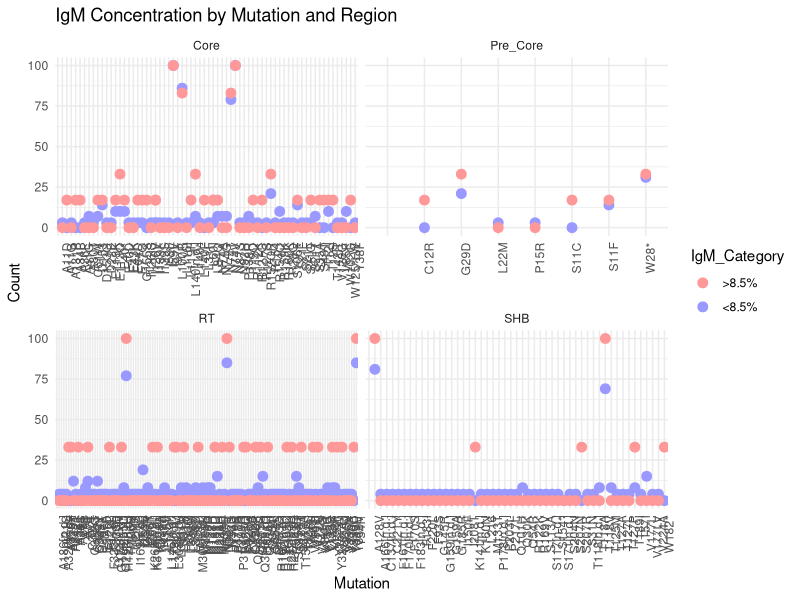

Reproduce this figure in R.
# Load required libraries
library(ggplot2)

# Load the data
data <- read.csv("IgM_Mutations.csv", stringsAsFactors = FALSE)

# Clean the column names
colnames(data) <- c("RT_Region", ">8.5%_RT", "<8.5%_RT", 
                    "SHB_Region", ">8.5%_SHB", "<8.5%_SHB", 
                    "Pre_Core_Region", ">8.5%_Pre_Core", "<8.5%_Pre_Core", 
                    "Core_Region", ">8.5%_Core", "<8.5%_Core")

# Convert count columns to numeric
data$`>8.5%_RT` <- as.numeric(data$`>8.5%_RT`)
data$`<8.5%_RT` <- as.numeric(data$`<8.5%_RT`)
data$`>8.5%_SHB` <- as.numeric(data$`>8.5%_SHB`)
data$`<8.5%_SHB` <- as.numeric(data$`<8.5%_SHB`)
data$`>8.5%_Pre_Core` <- as.numeric(data$`>8.5%_Pre_Core`)
data$`<8.5%_Pre_Core` <- as.numeric(data$`<8.5%_Pre_Core`)
data$`>8.5%_Core` <- as.numeric(data$`>8.5%_Core`)
data$`<8.5%_Core` <- as.numeric(data$`<8.5%_Core`)

# Reshape each region into a long format
rt_long <- data.frame(Mutation = data$RT_Region, 
                      IgM_Category = c(rep(">8.5%", nrow(data)), rep("<8.5%", nrow(data))),
                      Count = c(data$`>8.5%_RT`, data$`<8.5%_RT`),
                      Region = "RT")

shb_long <- data.frame(Mutation = data$SHB_Region, 
                       IgM_Category = c(rep(">8.5%", nrow(data)), rep("<8.5%", nrow(data))),
                       Count = c(data$`>8.5%_SHB`, data$`<8.5%_SHB`),
                       Region = "SHB")

pre_core_long <- data.frame(Mutation = data$Pre_Core_Region, 
                            IgM_Category = c(rep(">8.5%", nrow(data)), rep("<8.5%", nrow(data))),
                            Count = c(data$`>8.5%_Pre_Core`, data$`<8.5%_Pre_Core`),
                            Region = "Pre_Core")

core_long <- data.frame(Mutation = data$Core_Region, 
                        IgM_Category = c(rep(">8.5%", nrow(data)), rep("<8.5%", nrow(data))),
                        Count = c(data$`>8.5%_Core`, data$`<8.5%_Core`),
                        Region = "Core")

# Combine all regions into one dataset
combined_data <- rbind(rt_long, shb_long, pre_core_long, core_long)

# Remove rows where Mutation is NA
combined_data <- combined_data[!is.na(combined_data$Mutation), ]

# Plot using ggplot2
ggplot(combined_data, aes(x = Mutation, y = Count, color = IgM_Category)) +
  geom_point(size = 3) +  # Removed jittering for proper alignment
  facet_wrap(~ Region, scales = "free_x") +
  labs(title = "IgM Concentration by Mutation and Region",
       x = "Mutation",
       y = "Count") +
  theme_minimal() +
  theme(axis.text.x = element_text(angle = 90, hjust = 1)) +
  scale_color_manual(values = c("#FF9999", "#9999FF"), labels = c(">8.5%", "<8.5%"))
